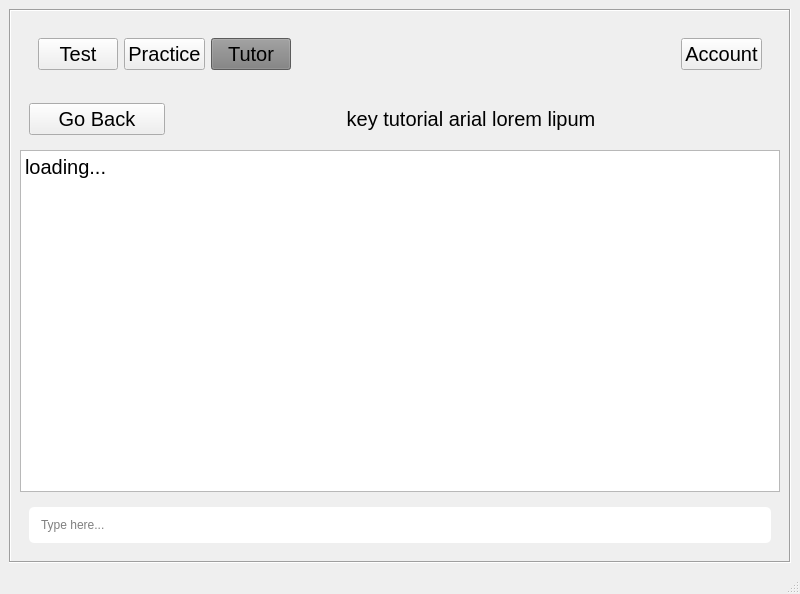
<?xml version="1.0" encoding="UTF-8"?>
<ui version="4.0">
 <class>MainWindow</class>
 <widget class="QMainWindow" name="MainWindow">
  <property name="geometry">
   <rect>
    <x>0</x>
    <y>0</y>
    <width>800</width>
    <height>594</height>
   </rect>
  </property>
  <property name="windowTitle">
   <string>MainWindow</string>
  </property>
  <widget class="QWidget" name="centralwidget">
   <layout class="QGridLayout" name="gridLayout_3">
    <item row="0" column="0">
     <widget class="QScrollArea" name="scrollArea">
      <property name="font">
       <font>
        <pointsize>15</pointsize>
       </font>
      </property>
      <property name="frameShape">
       <enum>QFrame::Box</enum>
      </property>
      <property name="widgetResizable">
       <bool>true</bool>
      </property>
      <widget class="QWidget" name="scrollAreaWidgetContents">
       <property name="geometry">
        <rect>
         <x>0</x>
         <y>0</y>
         <width>778</width>
         <height>529</height>
        </rect>
       </property>
       <layout class="QGridLayout" name="gridLayout_5">
        <item row="3" column="0">
         <widget class="QFrame" name="frame_4">
          <property name="frameShape">
           <enum>QFrame::NoFrame</enum>
          </property>
          <property name="frameShadow">
           <enum>QFrame::Plain</enum>
          </property>
          <layout class="QGridLayout" name="gridLayout_2">
           <item row="0" column="0">
            <widget class="QLineEdit" name="lineEdit">
             <property name="styleSheet">
              <string notr="true">padding:10px;
border-radius:5px;</string>
             </property>
             <property name="placeholderText">
              <string>Type here...</string>
             </property>
            </widget>
           </item>
          </layout>
         </widget>
        </item>
        <item row="0" column="0">
         <widget class="QFrame" name="frame_3">
          <property name="frameShape">
           <enum>QFrame::NoFrame</enum>
          </property>
          <property name="frameShadow">
           <enum>QFrame::Plain</enum>
          </property>
          <layout class="QGridLayout" name="gridLayout_4">
           <item row="0" column="0">
            <widget class="QFrame" name="frame">
             <property name="sizePolicy">
              <sizepolicy hsizetype="Preferred" vsizetype="Preferred">
               <horstretch>0</horstretch>
               <verstretch>0</verstretch>
              </sizepolicy>
             </property>
             <property name="font">
              <font>
               <pointsize>15</pointsize>
              </font>
             </property>
             <property name="styleSheet">
              <string notr="true"/>
             </property>
             <property name="frameShape">
              <enum>QFrame::NoFrame</enum>
             </property>
             <property name="frameShadow">
              <enum>QFrame::Plain</enum>
             </property>
             <layout class="QHBoxLayout" name="horizontalLayout">
              <item>
               <widget class="QPushButton" name="test_button">
                <property name="font">
                 <font>
                  <pointsize>15</pointsize>
                 </font>
                </property>
                <property name="styleSheet">
                 <string notr="true"/>
                </property>
                <property name="text">
                 <string>Test</string>
                </property>
                <property name="checkable">
                 <bool>false</bool>
                </property>
               </widget>
              </item>
              <item>
               <widget class="QPushButton" name="practice_screen">
                <property name="font">
                 <font>
                  <pointsize>15</pointsize>
                 </font>
                </property>
                <property name="styleSheet">
                 <string notr="true"/>
                </property>
                <property name="text">
                 <string>Practice</string>
                </property>
               </widget>
              </item>
              <item>
               <widget class="QPushButton" name="pushButton_3">
                <property name="font">
                 <font>
                  <pointsize>15</pointsize>
                 </font>
                </property>
                <property name="styleSheet">
                 <string notr="true">background-color:#7f7f7f;</string>
                </property>
                <property name="text">
                 <string>Tutor</string>
                </property>
               </widget>
              </item>
              <item>
               <spacer name="horizontalSpacer">
                <property name="font">
                 <font>
                  <pointsize>15</pointsize>
                 </font>
                </property>
                <property name="orientation">
                 <enum>Qt::Horizontal</enum>
                </property>
                <property name="sizeHint" stdset="0">
                 <size>
                  <width>40</width>
                  <height>20</height>
                 </size>
                </property>
               </spacer>
              </item>
              <item>
               <widget class="QPushButton" name="account_btn">
                <property name="font">
                 <font>
                  <pointsize>15</pointsize>
                 </font>
                </property>
                <property name="styleSheet">
                 <string notr="true"/>
                </property>
                <property name="text">
                 <string>Account</string>
                </property>
               </widget>
              </item>
             </layout>
            </widget>
           </item>
          </layout>
         </widget>
        </item>
        <item row="1" column="0">
         <widget class="QFrame" name="frame_2">
          <property name="frameShape">
           <enum>QFrame::NoFrame</enum>
          </property>
          <property name="frameShadow">
           <enum>QFrame::Plain</enum>
          </property>
          <layout class="QGridLayout" name="gridLayout">
           <item row="0" column="0">
            <widget class="QPushButton" name="go_back_tutorial">
             <property name="text">
              <string>Go Back</string>
             </property>
            </widget>
           </item>
           <item row="0" column="1">
            <widget class="QLabel" name="label">
             <property name="minimumSize">
              <size>
               <width>600</width>
               <height>0</height>
              </size>
             </property>
             <property name="text">
              <string>key tutorial arial lorem lipum</string>
             </property>
             <property name="alignment">
              <set>Qt::AlignCenter</set>
             </property>
            </widget>
           </item>
          </layout>
         </widget>
        </item>
        <item row="2" column="0">
         <widget class="QTextBrowser" name="textBrowser">
          <property name="html">
           <string>&lt;!DOCTYPE HTML PUBLIC &quot;-//W3C//DTD HTML 4.0//EN&quot; &quot;http://www.w3.org/TR/REC-html40/strict.dtd&quot;&gt;
&lt;html&gt;&lt;head&gt;&lt;meta name=&quot;qrichtext&quot; content=&quot;1&quot; /&gt;&lt;style type=&quot;text/css&quot;&gt;
p, li { white-space: pre-wrap; }
&lt;/style&gt;&lt;/head&gt;&lt;body style=&quot; font-family:'Ubuntu'; font-size:15pt; font-weight:400; font-style:normal;&quot;&gt;
&lt;p style=&quot; margin-top:0px; margin-bottom:0px; margin-left:0px; margin-right:0px; -qt-block-indent:0; text-indent:0px;&quot;&gt;loading...&lt;/p&gt;&lt;/body&gt;&lt;/html&gt;</string>
          </property>
         </widget>
        </item>
       </layout>
      </widget>
     </widget>
    </item>
   </layout>
  </widget>
  <widget class="QMenuBar" name="menubar">
   <property name="geometry">
    <rect>
     <x>0</x>
     <y>0</y>
     <width>800</width>
     <height>21</height>
    </rect>
   </property>
  </widget>
  <widget class="QStatusBar" name="statusbar"/>
 </widget>
 <resources/>
 <connections/>
</ui>
